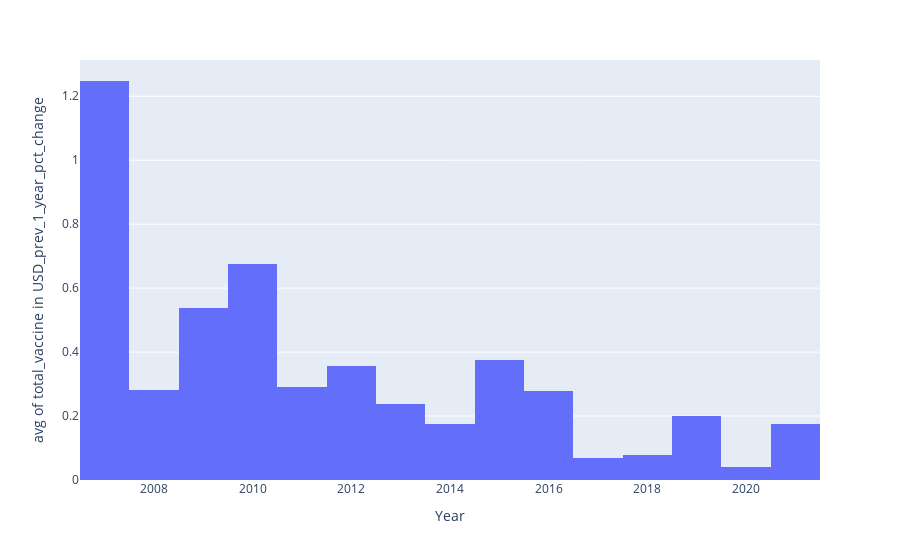

The cell this chart's notebook holds for it:
### Code cell
fig = px.histogram(merged_df.dropna(subset=['total_vaccine in USD_prev_1_year_pct_change']), x='Year', histfunc='avg', y='total_vaccine in USD_prev_1_year_pct_change')
fig

### Figure 1 — Plotly figure (JSON) as saved in the notebook; plotly's stock layout.template omitted (floating-point values rounded to 4 significant figures; data arrays with more than 128 entries replaced by an {"elided": "..."} marker saying what was removed)
{"data": [{"alignmentgroup": "True", "bingroup": "x", "histfunc": "avg", "hovertemplate": "Year=%{x}<br>avg of total_vaccine in USD_prev_1_year_pct_change=%{y}<extra></extra>", "legendgroup": "", "marker": {"color": "#636efa", "pattern": {"shape": ""}}, "name": "", "offsetgroup": "", "orientation": "v", "showlegend": false, "type": "histogram", "x": {"elided": "1517 str values"}, "xaxis": "x", "y": {"elided": "1517 float values"}, "yaxis": "y"}], "layout": {"barmode": "relative", "legend": {"tracegroupgap": 0}, "margin": {"t": 60}, "xaxis": {"anchor": "y", "domain": [0, 1], "title": {"text": "Year"}}, "yaxis": {"anchor": "x", "domain": [0, 1], "title": {"text": "avg of total_vaccine in USD_prev_1_year_pct_change"}}}}
